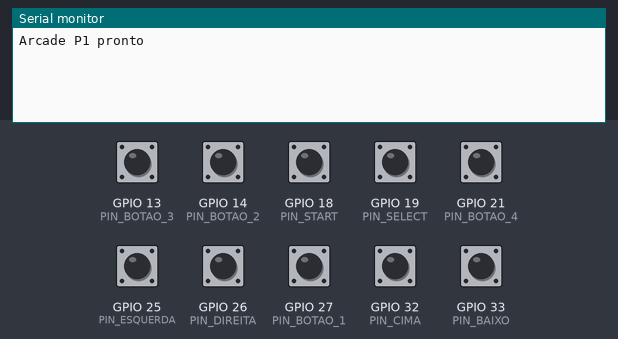
A sketch run on a simulated ESP32. On the bench: the last lines printed to the serial monitor. The test bench sets the inputs (shaded band); at power-on: GPIO 13 (PIN_BOTAO_3), GPIO 14 (PIN_BOTAO_2), GPIO 18 (PIN_START), GPIO 19 (PIN_SELECT), GPIO 21 (PIN_BOTAO_4), GPIO 25 (PIN_ESQUERDA), GPIO 26 (PIN_DIREITA), GPIO 27 (PIN_BOTAO_1), GPIO 32 (PIN_CIMA), GPIO 33 (PIN_BAIXO) HIGH.

Above: at 1.2 s.
1.3 s: GPIO 13 (PIN_BOTAO_3) pulled LOW for 0.15 s
At 2.6 s:
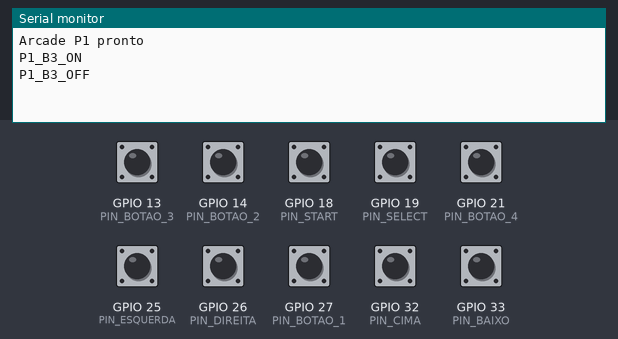
2.9 s: GPIO 18 (PIN_START) pulled LOW for 0.15 s
At 4.1 s:
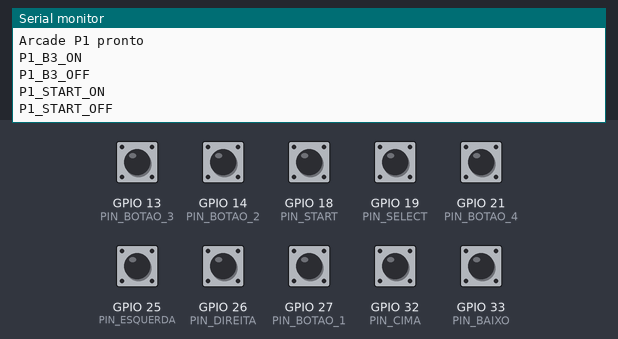
4.5 s: GPIO 19 (PIN_SELECT) pulled LOW for 0.15 s
At 5.3 s:
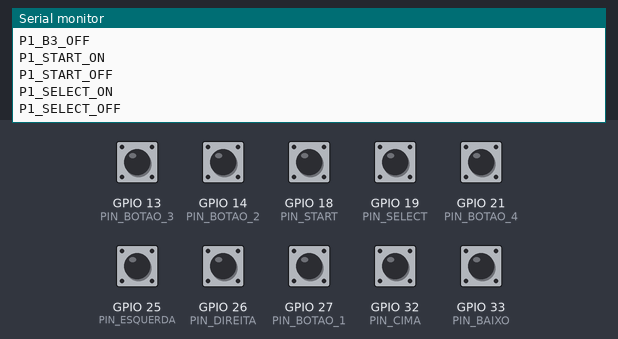
6.1 s: GPIO 25 (PIN_ESQUERDA) pulled LOW for 0.15 s
At 7.4 s:
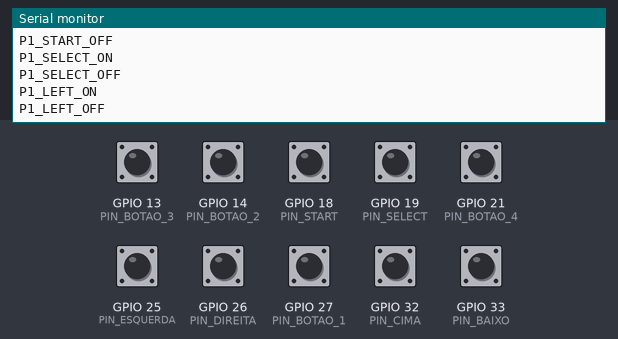
7.7 s: GPIO 26 (PIN_DIREITA) pulled LOW for 0.15 s
At 9.0 s:
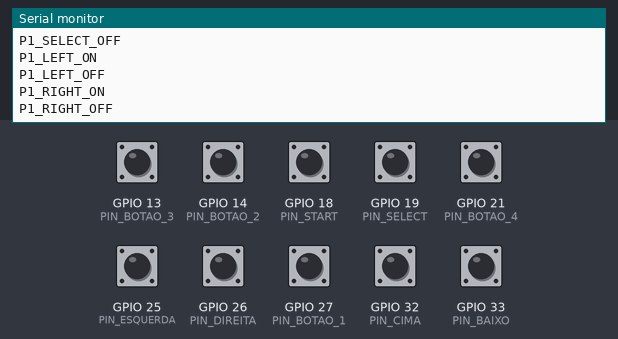
9.3 s: GPIO 32 (PIN_CIMA) pulled LOW for 0.15 s
At 10.2 s:
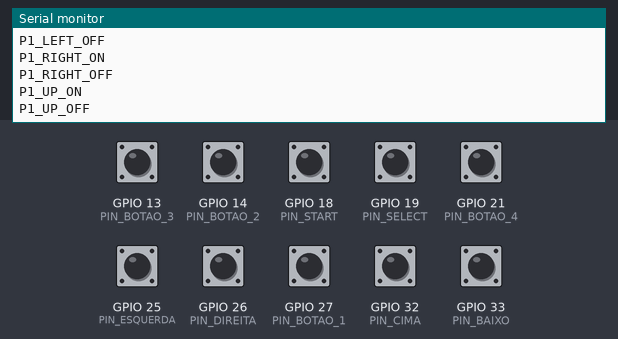

Measured:
- after the input at 1.3 s, the serial monitor: prints a new line at once (image 1)
- after the input at 2.9 s, the serial monitor: prints a new line at once (image 2)
- after the input at 4.5 s, the serial monitor: prints a new line at once (image 3)
- after the input at 6.1 s, the serial monitor: prints a new line at once (image 4)
- after the input at 7.7 s, the serial monitor: prints a new line at once (image 5)
- after the input at 9.3 s, the serial monitor: prints a new line at once (image 6)

The sketch:

FliperamaArcade_P1.ino
```cpp
// Direções
const int PIN_CIMA = 32;
const int PIN_BAIXO = 33;
const int PIN_ESQUERDA = 25;
const int PIN_DIREITA = 26;

// Botões
const int PIN_BOTAO_1 = 27;
const int PIN_BOTAO_2 = 14;
const int PIN_BOTAO_3 = 13;
const int PIN_BOTAO_4 = 21;

// Sistema
const int PIN_START = 18;
const int PIN_SELECT = 19;

// Configuração de Debounce:
// Tempo mínimo (em milissegundos) para validar uma mudança
// de estado do botão e evitar múltiplas leituras causadas
// por ruído mecânico (efeito bounce)
const unsigned long debounce = 80;

// Estrutura de Dados dos Botões:
// Estrutura que armazena todas as informações necessárias
// para controlar cada botão do arcade
struct Botao {
  // Pino físico conectado ao botão
  int pino;
  // Nome do comando que será enviado ao PC
  String comando;
  // Último estado lido do botão
  bool estadoAnterior;
  // Momento da última alteração válida
  unsigned long ultimoTempo;
};

// Vetor com Todos os Controles:
// Cada posição representa um controle do jogador 1

Botao botoes[] = {
  // Direções
  {PIN_CIMA, "P1_UP", HIGH, 0},
  {PIN_BAIXO, "P1_DOWN", HIGH, 0},
  {PIN_ESQUERDA, "P1_LEFT", HIGH, 0},
  {PIN_DIREITA, "P1_RIGHT", HIGH, 0},

  // Botões de ação
  {PIN_BOTAO_1, "P1_B1", HIGH, 0},
  {PIN_BOTAO_2, "P1_B2", HIGH, 0},
  {PIN_BOTAO_3, "P1_B3", HIGH, 0},
  {PIN_BOTAO_4, "P1_B4", HIGH, 0},

  // Botões de sistema
  {PIN_START, "P1_START", HIGH, 0},
  {PIN_SELECT, "P1_SELECT", HIGH, 0}
};

// Quantidade Total de Controles
// Calcula automaticamente quantos elementos existem
// dentro do vetor "botoes"

const int quantidade = sizeof(botoes) / sizeof(botoes[0]);

// Função de Envio de Comandos:

// Envia uma mensagem pela porta serial
void enviar(String texto) {
  // Transmite o texto e pula para a próxima linha
  Serial.println(texto);
}

// Configuração Inicial

void setup() {
  // Inicia comunicação serial a 115200 bps
  Serial.begin(115200);
  // Percorre todos os controles cadastrados
  for (int i = 0; i < quantidade; i++) {
    // Configura cada pino como entrada com resistor pull-up interno
    pinMode(botoes[i].pino, INPUT_PULLUP);
    // Armazena o estado inicial do botão
    botoes[i].estadoAnterior = digitalRead(botoes[i].pino);
  }
  // Mensagem indicando que o sistema está pronto
  Serial.println("Arcade P1 pronto");
}

// Loop Principal:

void loop() {
  // Verifica continuamente todos os controles
  for (int i = 0; i < quantidade; i++) {
    // Lê o estado atual do botão
    bool estadoAtual = digitalRead(botoes[i].pino);

    // Verifica se houve mudança de estado
    if (estadoAtual != botoes[i].estadoAnterior) {
      // Aplica o debounce para evitar leituras falsas
      if (millis() - botoes[i].ultimoTempo > debounce) {
        // Atualiza o momento da última alteração válida
        botoes[i].ultimoTempo = millis();
        // Atualiza o estado armazenado
        botoes[i].estadoAnterior = estadoAtual;

        // Como estamos usando INPUT_PULLUP:
        // LOW = botão pressionado
        // HIGH = botão solto

        if (estadoAtual == LOW) {
          // Informa ao computador que o botão foi pressionado
          enviar(botoes[i].comando + "_ON");
        } else {
           // Informa ao computador que o botão foi liberado
          enviar(botoes[i].comando + "_OFF");
        }
      }
    }
  }
}
```
